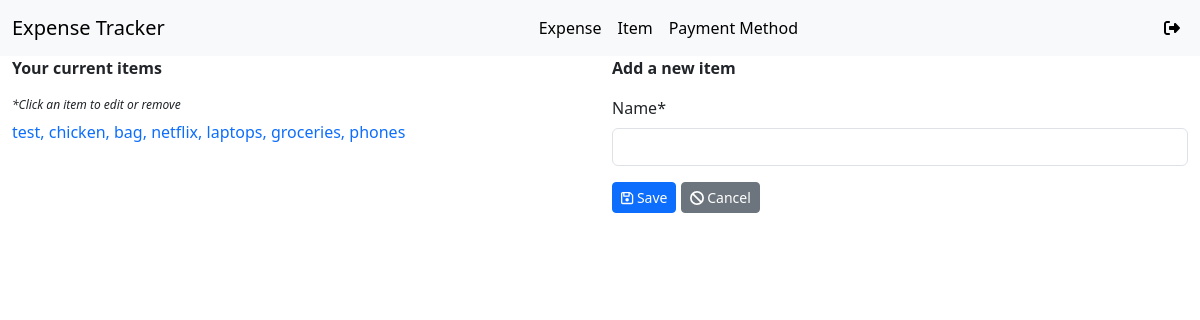
The page /items/ (signed in) on the database as committed earlier.
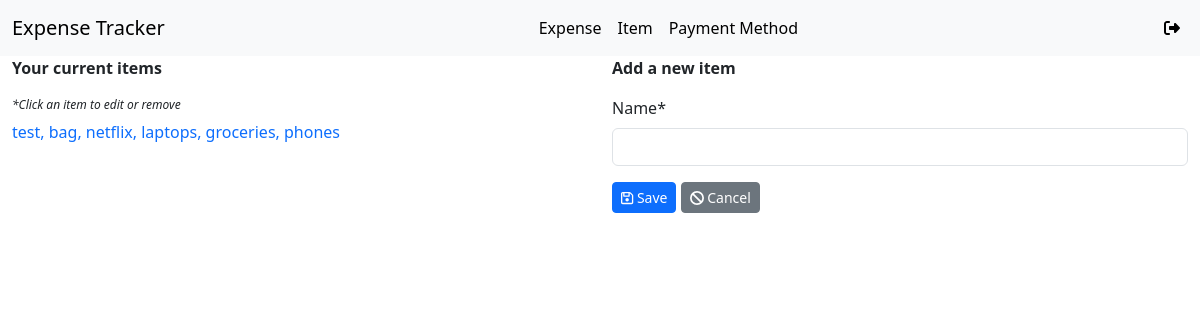
The same page on the database as committed later.
### app/models.py (models this page shows, shortened)
class Item(models.Model):
    name = models.CharField(max_length=100)
    user = models.ForeignKey(User, on_delete=models.CASCADE)
    entry_date = models.DateTimeField(auto_now_add=True, null=True, blank=True)
    last_update_date = models.DateTimeField(auto_now=True, null=True, blank=True)
    def __str__(self):
        return self.name

### app/views.py (the view, shortened to what this page needs)
# urls.py: path('items/', ItemCreateView.as_view(), name='item-list'),
class ItemCreateView(LoginRequiredMixin, CreateView):
    model = Item
    template_name = 'item_form.html'
    fields = ['name']
    def get_context_data(self, **kwargs):
        context = super().get_context_data(**kwargs)
        context['items'] = Item.objects.order_by('-id').filter(user=self.request.user)
        return context

### app/templates/item_form.html (shortened to what this page needs)
{% extends 'base.html' %}
{% block content %}
{% load crispy_forms_tags %}
<div class="row">
    <div class="col-md-6 col-sm-6">
        <div class="row">
            <p><b>Your current items</b></p>
        </div>
        <div class="row">
            <em style="font-size:0.75em">*Click an item to edit or remove</em><br/>
            <p>
                {% for item in items %}
                {% if not forloop.last %}
                <a href="{% url 'item-update' pk=item.id %}" style="text-decoration:none">{{ item }},</a>
                {% else %}
                <a href="{% url 'item-update' pk=item.id %}" style="text-decoration:none">{{ item }}</a>
                {% endif %}
                {% empty %}
                No items found.
                {% endfor %}
            </p>
        </div>
    </div>
    <div class="col-md-6 col-sm-6">
        <div class="row">
            <p><b>Add a new item</b></p>
        </div>
        <div class="row">
            <form method="POST">
                {{ form|crispy }}
                <button type="submit" class="btn btn-sm btn-primary"> <i class="fa-regular fa-floppy-disk"></i> Save</button>
                <a href="{% url 'item-create' %}" class="btn btn-sm btn-secondary"> <i class="fa fa-ban"></i> Cancel</a>
                {% url 'item-update' pk=item.id as url_for_edit %}
            </form>
        </div>
    </div>
</div>
{% endblock %}

Rows that differ between the two databases and show on the page:
removed Item: name "chicken"
